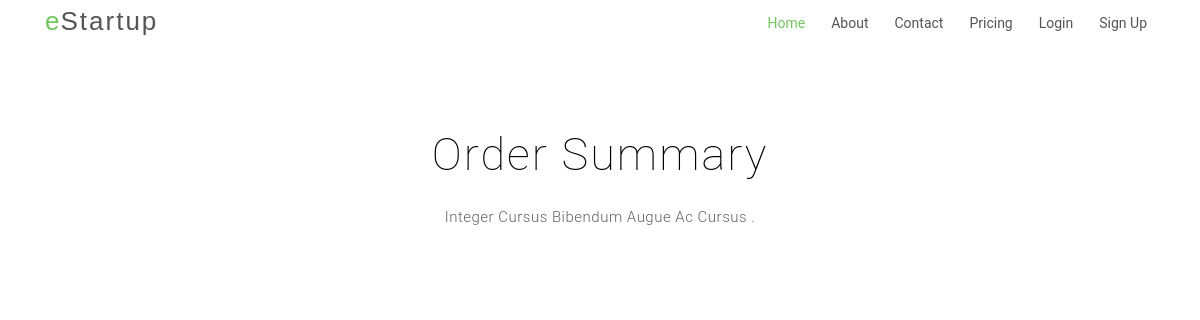
Before: /order/new_order/Silver/ with the older database file.
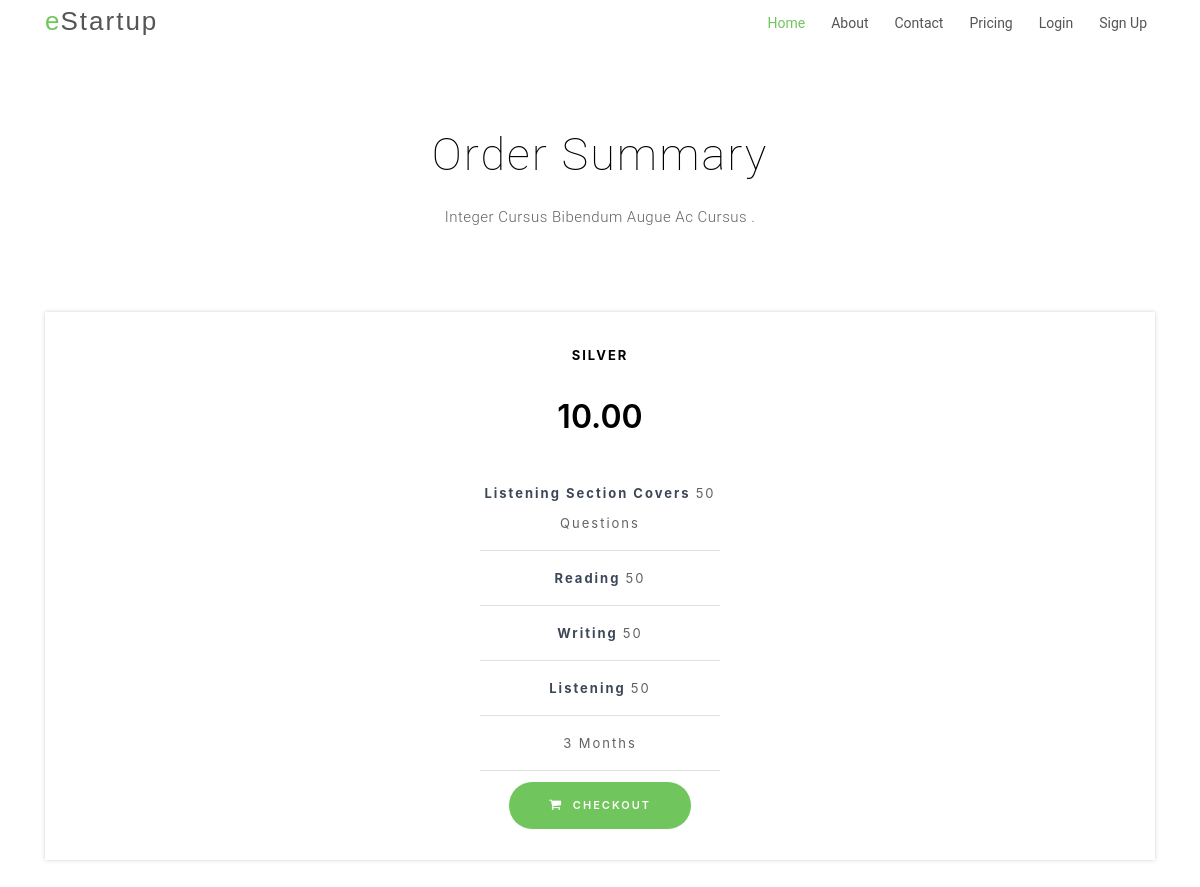
After: the same page with the newer database file.
### membership/models.py (models this page shows, shortened)
class Membership(models.Model):
    MEMBERSHIP_TYPES = (
                        ('Basic','Basic'),
                        ('Silver','Silver'),
                        ('Gold','Gold'),
                        ('Diamond','Diamond'),
                        )
    member_type = models.CharField(primary_key=True,max_length=100, unique=True, choices=MEMBERSHIP_TYPES,default='Basic')
    price = models.DecimalField(max_digits=9, decimal_places=2, default=0.0)
    is_active = models.CharField(max_length=100, default=True)
    duration = models.IntegerField(default=3)
    total_listening_question = models.IntegerField(default=50)
    total_reading_question = models.IntegerField(default=50)
    total_speaking_question = models.IntegerField(default=50)
    total_writing_question = models.IntegerField(default=50)
    class Meta:
        ordering = ('price',)

### order/views.py (the view)
# urls.py: path('new_order/<str:type>/', OrderSummaryView.as_view(),name='new_order'),
class OrderSummaryView(ListView):
    model = Membership
    page_title = 'New Order'
    template_name = 'order/new_order.html'
    def get_queryset(self):
        return Membership.objects.filter(member_type__iexact=self.kwargs['type'])

### order/templates/order/new_order.html
{% extends "base.html" %}
{% block content %}
<br>
<br>
  <section id="pricing" class="padd-section text-center wow fadeInUp">
    <div class="container">
      <div class="section-title text-center">
        <h2>Order Summary</h2>
        <p class="separator">Integer cursus bibendum augue ac cursus .</p>
      </div>
    </div>
    <div class="container">
      <div class="row">
        {% for object in object_list %}
        <div class="col-md-12 col-lg-12">
          <div class="block-pricing">
            <div class="table">
              <h4>{{ object.member_type}}</h4>
              {% if object.price == 0.0 %}
              <h2>Free</h2>
              {% else %}
              <h2>{{ object.price}}</h2>
              {% endif %}
              <ul class="list-unstyled">
                <li><b>Listening section covers  </b> {{ object.total_listening_question}} questions</li>
                <li><b>Reading </b> {{ object.total_reading_question}}</li>
                <li><b>Writing </b> {{ object.total_writing_question}}</li>
                <li><b>Listening </b> {{ object.total_listening_question}}</li>
                <li>{{ object.duration}} months</li>
              </ul>
              <div class="table_btn">
                {% if object.price == 0.0 %}
                <a href="{% url 'new_order'  object.member_type %}" class="btn"><i class="fa fa-shopping-cart"></i> Practice</a>
                {% else %}
                <a href="{% url 'order_create' object.member_type %}"  class="btn"><i class="fa fa-shopping-cart"></i> Checkout</a>
                {% endif %}
              </div>
            </div>
          </div>
        </div>
        {% endfor %}
      </div>
    </div>
  </section>
{% endblock %}

Changed rows visible on the page:
added Membership: member_type "SILVER", price "10.00", total_listening_question "50", total_reading_question "50", total_writing_question "50", duration "3", shows "CHECKOUT"
